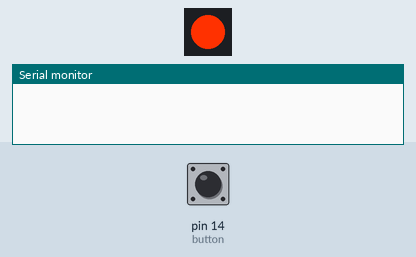
Simulated run of this sketch. Board: Arduino Uno, built for the host (arithmetic inside an expression is 32-bit, double 64-bit). Parts: 1 RGB LEDs in strip order, left to right, the last lines printed to the serial monitor. The inputs (shaded band) are chosen by the test bench; at power-on: pin 14 (button) HIGH. Dim RGB values are drawn brighter than linear; EEPROM starts erased.

Above: at 1.2 s.
1.3 s: pin 14 (button) pulled LOW for 0.15 s
At 2.55 s:
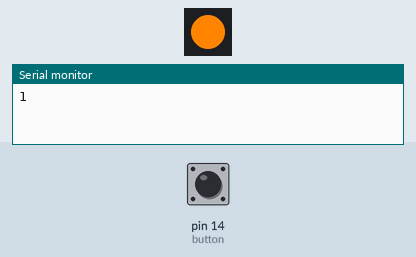
4.4 s: pin 14 (button) pulled LOW for 1 s
At 5.42 s:
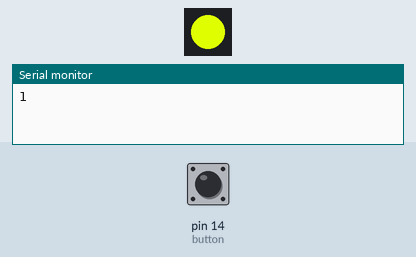
8.4 s: pin 14 (button) pulled LOW for 0.15 s
At 9.94 s:
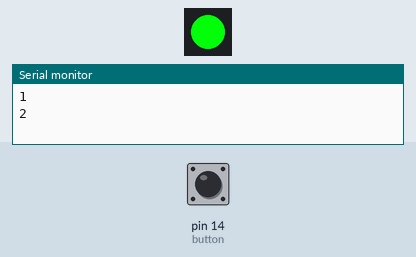
11.5 s: pin 14 (button) pulled LOW for 1 s
At 18.1 s:
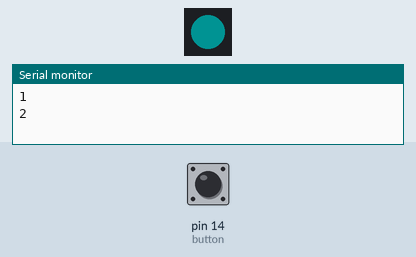
Timing chart, 0 to 38.9 s (numbered marks = the images above; inputs shaded):
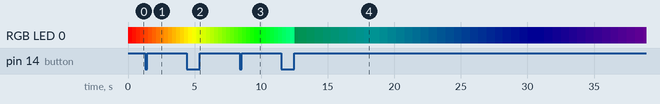

The sketch:

firmware.ino
```cpp
#include <EEPROM.h>
#include <Adafruit_NeoPixel.h>
#include "OneButton.h"

Adafruit_NeoPixel led(1, 4, NEO_GRB + NEO_KHZ800);
OneButton button(14);

bool fading = false;
int fadingCounter = 0;

int common[][3] = {{0, 0, 0}, {255, 255, 0}, {255, 0, 0}, {61, 224, 229}, {0, 255, 0}, {255, 255, 255}};
int commonCounter = 0;

int dimmingDirection = true;

int color[] = {255, 255, 255};
int saturation = 255;

struct {
    bool fading;
    int color[3];
    int saturation;
} flash;

void setup() {
  Serial.begin(115200);

  EEPROM.begin(sizeof(flash));
  EEPROM.get(0, flash);

  color[0] = flash.color[0];
  color[1] = flash.color[1];
  color[2] = flash.color[2];

  fading = flash.fading;
  if(flash.fading == -1) flash.fading = false;
  saturation = flash.saturation;
  saveConfig();

  led.begin();
  led.clear();

  button.attachClick([]() {
    //cycle common colours on Single-Click and store Position
    if(commonCounter >= 5) commonCounter = 0; else commonCounter++;
    Serial.println(commonCounter);
    color[0] = common[commonCounter][0];
    color[1] = common[commonCounter][1];
    color[2] = common[commonCounter][2];

    flash.color[0] = common[commonCounter][0];
    flash.color[1] = common[commonCounter][1];
    flash.color[2] = common[commonCounter][2];
    saveConfig();

  });

  button.attachDoubleClick([]() {
    //start Fading and store fading-status
    fading = !fading;

    flash.fading = fading;
    saveConfig();
  });

  button.attachLongPressStart([]() {
    //on each new Longpress reverse the direction the dimming will go
    dimmingDirection = !dimmingDirection;
  });

  button.attachDuringLongPress([]() {
    //on long press increment or decrement based on direction the saturation value
    if(dimmingDirection) {
      if(saturation < 255) saturation++;
    } else {
      if(saturation > 10) saturation--;
    }
    delay(10); //this delay controls the speed of the dimm-controlls
  });
  button.attachLongPressStop([]() {
    flash.saturation = saturation;
    saveConfig();
  });
}

void loop() {
  button.tick();

  if(fading) {
    fadingCounter++;
    if(fadingCounter >= 65535) fadingCounter = 0;
    led.setPixelColor(0, led.ColorHSV(fadingCounter, 255, saturation));
  } else {
    led.setPixelColor(0, led.Color(color[0]*(saturation/255.0), color[1]*(saturation/255.0), color[2]*(saturation/255.0)));
  }


  led.show();

}

void saveConfig() {
  EEPROM.put(0, flash);
  EEPROM.commit();
}
```
